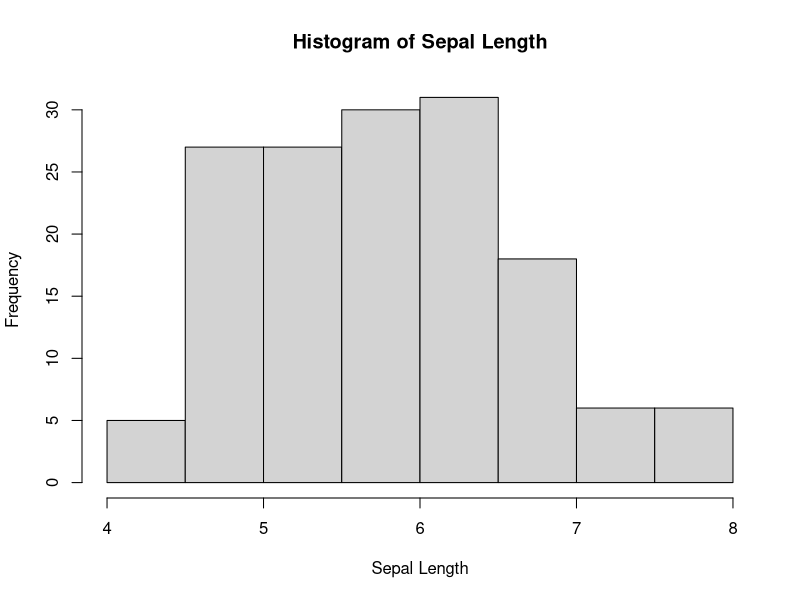
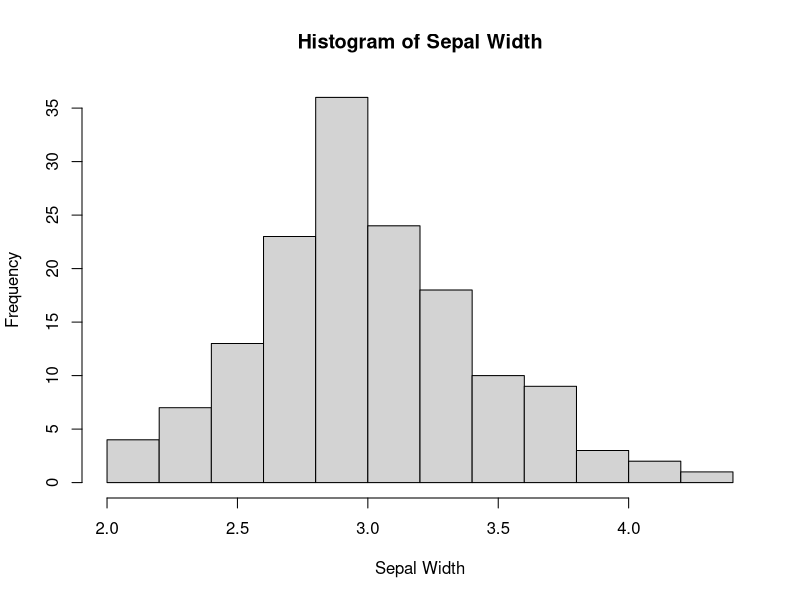
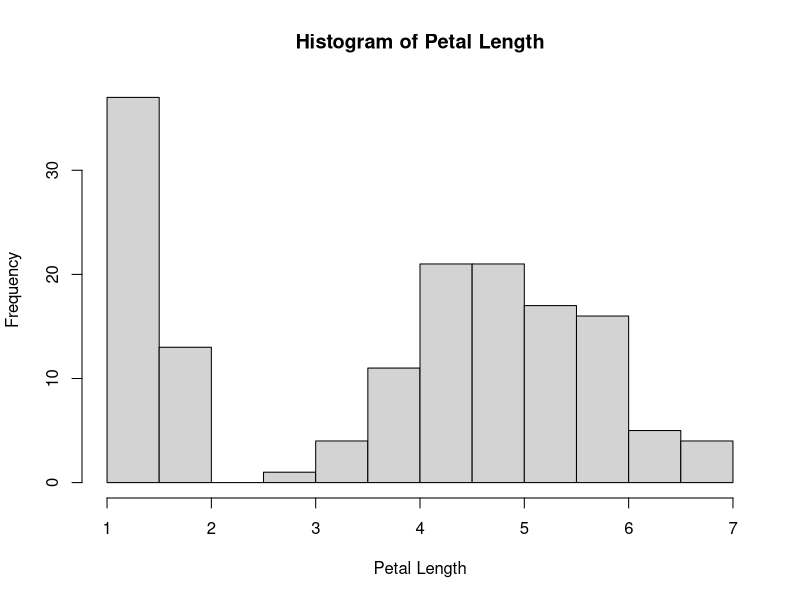
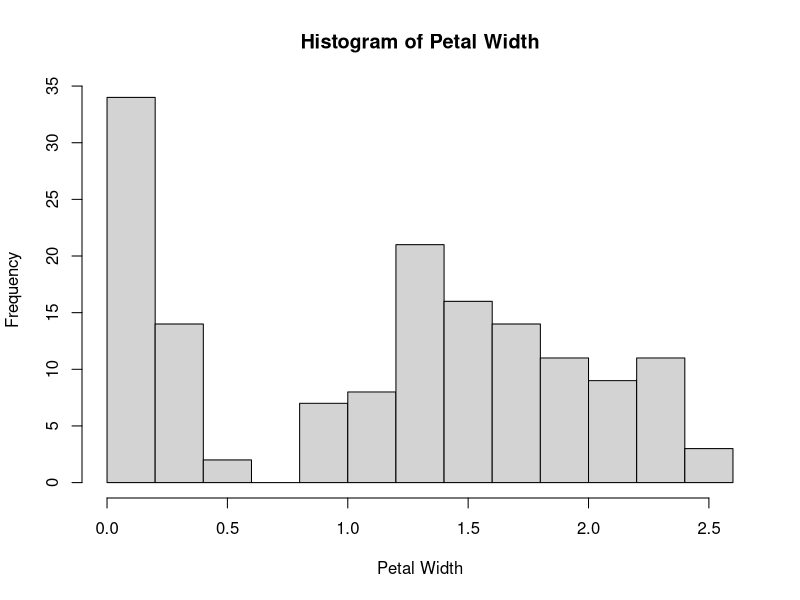
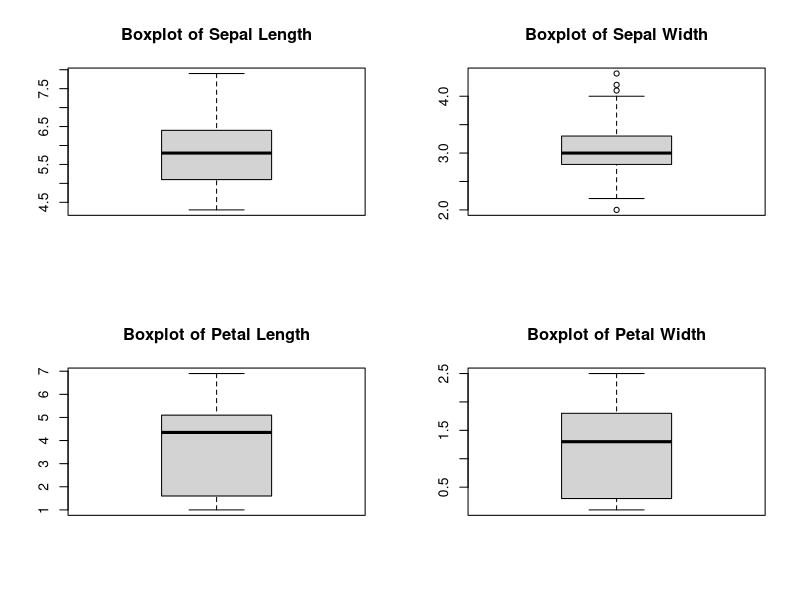

The R source for these figures, in order:
# Load the Iris dataset (it's included in R)
data(iris)

# Summary statistics for each numeric variable
summary(iris[, 1:4])

# Histograms for Sepal Length
hist(iris$Sepal.Length, main = "Histogram of Sepal Length", xlab = "Sepal Length")

# Histograms for Sepal Width
hist(iris$Sepal.Width, main = "Histogram of Sepal Width", xlab = "Sepal Width")

# Histograms for Petal Length
hist(iris$Petal.Length, main = "Histogram of Petal Length", xlab = "Petal Length")

# Histograms for Petal Width
hist(iris$Petal.Width, main = "Histogram of Petal Width", xlab = "Petal Width")

# Box plots for each numeric variable
par(mfrow = c(2, 2))
boxplot(iris$Sepal.Length, main = "Boxplot of Sepal Length")
boxplot(iris$Sepal.Width, main = "Boxplot of Sepal Width")
boxplot(iris$Petal.Length, main = "Boxplot of Petal Length")
boxplot(iris$Petal.Width, main = "Boxplot of Petal Width")
